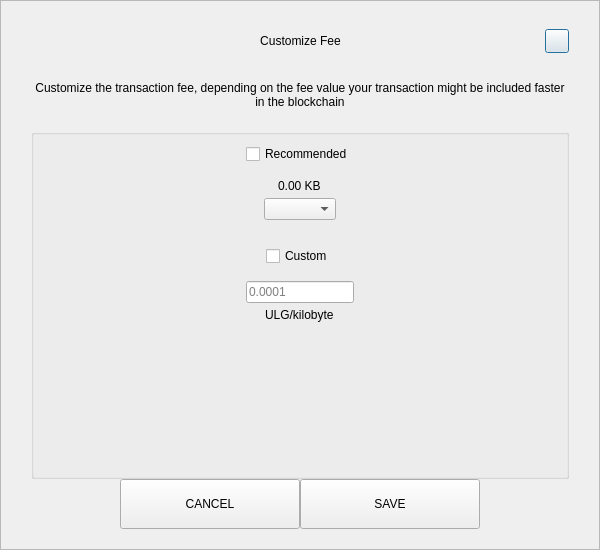
<?xml version="1.0" encoding="UTF-8"?>
<ui version="4.0">
 <class>SendCustomFeeDialog</class>
 <widget class="QDialog" name="SendCustomFeeDialog">
  <property name="geometry">
   <rect>
    <x>0</x>
    <y>0</y>
    <width>600</width>
    <height>550</height>
   </rect>
  </property>
  <property name="windowTitle">
   <string>Form</string>
  </property>
  <layout class="QVBoxLayout" name="verticalLayout_3">
   <property name="spacing">
    <number>0</number>
   </property>
   <property name="leftMargin">
    <number>0</number>
   </property>
   <property name="topMargin">
    <number>0</number>
   </property>
   <property name="rightMargin">
    <number>0</number>
   </property>
   <property name="bottomMargin">
    <number>0</number>
   </property>
   <item>
    <widget class="QFrame" name="frame">
     <property name="styleSheet">
      <string notr="true"/>
     </property>
     <property name="frameShape">
      <enum>QFrame::StyledPanel</enum>
     </property>
     <property name="frameShadow">
      <enum>QFrame::Raised</enum>
     </property>
     <layout class="QVBoxLayout" name="verticalLayout_2">
      <property name="spacing">
       <number>0</number>
      </property>
      <property name="leftMargin">
       <number>30</number>
      </property>
      <property name="topMargin">
       <number>20</number>
      </property>
      <property name="rightMargin">
       <number>30</number>
      </property>
      <property name="bottomMargin">
       <number>20</number>
      </property>
      <item>
       <layout class="QHBoxLayout" name="horizontalLayout_3">
        <property name="spacing">
         <number>0</number>
        </property>
        <item>
         <spacer name="horizontalSpacer_21">
          <property name="orientation">
           <enum>Qt::Horizontal</enum>
          </property>
          <property name="sizeHint" stdset="0">
           <size>
            <width>40</width>
            <height>20</height>
           </size>
          </property>
         </spacer>
        </item>
        <item>
         <widget class="QLabel" name="labelTitle">
          <property name="minimumSize">
           <size>
            <width>0</width>
            <height>40</height>
           </size>
          </property>
          <property name="maximumSize">
           <size>
            <width>16777215</width>
            <height>40</height>
           </size>
          </property>
          <property name="styleSheet">
           <string notr="true">padding-left:24px;</string>
          </property>
          <property name="text">
           <string>Customize Fee</string>
          </property>
          <property name="alignment">
           <set>Qt::AlignCenter</set>
          </property>
          <property name="margin">
           <number>7</number>
          </property>
         </widget>
        </item>
        <item>
         <spacer name="horizontalSpacer">
          <property name="orientation">
           <enum>Qt::Horizontal</enum>
          </property>
          <property name="sizeHint" stdset="0">
           <size>
            <width>40</width>
            <height>20</height>
           </size>
          </property>
         </spacer>
        </item>
        <item>
         <widget class="QPushButton" name="btnEsc">
          <property name="minimumSize">
           <size>
            <width>24</width>
            <height>24</height>
           </size>
          </property>
          <property name="maximumSize">
           <size>
            <width>24</width>
            <height>24</height>
           </size>
          </property>
          <property name="text">
           <string/>
          </property>
         </widget>
        </item>
       </layout>
      </item>
      <item>
       <spacer name="verticalSpacer_2">
        <property name="orientation">
         <enum>Qt::Vertical</enum>
        </property>
        <property name="sizeType">
         <enum>QSizePolicy::Fixed</enum>
        </property>
        <property name="sizeHint" stdset="0">
         <size>
          <width>20</width>
          <height>20</height>
         </size>
        </property>
       </spacer>
      </item>
      <item>
       <widget class="QLabel" name="labelMessage">
        <property name="text">
         <string>Customize the transaction fee, depending on the fee value your transaction might be included faster in the blockchain</string>
        </property>
        <property name="alignment">
         <set>Qt::AlignCenter</set>
        </property>
        <property name="wordWrap">
         <bool>true</bool>
        </property>
       </widget>
      </item>
      <item>
       <spacer name="verticalSpacer_3">
        <property name="orientation">
         <enum>Qt::Vertical</enum>
        </property>
        <property name="sizeType">
         <enum>QSizePolicy::Fixed</enum>
        </property>
        <property name="sizeHint" stdset="0">
         <size>
          <width>20</width>
          <height>20</height>
         </size>
        </property>
       </spacer>
      </item>
      <item>
       <widget class="QGroupBox" name="groupBox">
        <property name="title">
         <string/>
        </property>
        <layout class="QVBoxLayout" name="verticalLayout">
         <property name="leftMargin">
          <number>12</number>
         </property>
         <property name="rightMargin">
          <number>12</number>
         </property>
         <item>
          <layout class="QVBoxLayout" name="verticalLayout_4">
           <property name="spacing">
            <number>5</number>
           </property>
           <item alignment="Qt::AlignHCenter">
            <widget class="QCheckBox" name="checkBoxRecommended">
             <property name="text">
              <string>Recommended</string>
             </property>
            </widget>
           </item>
           <item>
            <spacer name="verticalSpacer_5">
             <property name="orientation">
              <enum>Qt::Vertical</enum>
             </property>
             <property name="sizeType">
              <enum>QSizePolicy::Fixed</enum>
             </property>
             <property name="sizeHint" stdset="0">
              <size>
               <width>20</width>
               <height>10</height>
              </size>
             </property>
            </spacer>
           </item>
           <item alignment="Qt::AlignHCenter">
            <widget class="QLabel" name="labelFee">
             <property name="text">
              <string>0.00 KB</string>
             </property>
            </widget>
           </item>
           <item alignment="Qt::AlignHCenter">
            <widget class="QComboBox" name="comboBoxRecommended"/>
           </item>
          </layout>
         </item>
         <item>
          <spacer name="verticalSpacer">
           <property name="orientation">
            <enum>Qt::Vertical</enum>
           </property>
           <property name="sizeType">
            <enum>QSizePolicy::Fixed</enum>
           </property>
           <property name="sizeHint" stdset="0">
            <size>
             <width>20</width>
             <height>20</height>
            </size>
           </property>
          </spacer>
         </item>
         <item>
          <layout class="QVBoxLayout" name="verticalLayout_5">
           <property name="spacing">
            <number>5</number>
           </property>
           <item alignment="Qt::AlignHCenter">
            <widget class="QCheckBox" name="checkBoxCustom">
             <property name="text">
              <string>Custom</string>
             </property>
            </widget>
           </item>
           <item>
            <spacer name="verticalSpacer_6">
             <property name="orientation">
              <enum>Qt::Vertical</enum>
             </property>
             <property name="sizeType">
              <enum>QSizePolicy::Fixed</enum>
             </property>
             <property name="sizeHint" stdset="0">
              <size>
               <width>20</width>
               <height>10</height>
              </size>
             </property>
            </spacer>
           </item>
           <item alignment="Qt::AlignHCenter">
            <widget class="QLineEdit" name="lineEditCustomFee">
             <property name="placeholderText">
              <string notr="true">0.0001</string>
             </property>
            </widget>
           </item>
           <item alignment="Qt::AlignHCenter">
            <widget class="QLabel" name="labelCustomFee">
             <property name="text">
              <string>ULG/kilobyte</string>
             </property>
            </widget>
           </item>
          </layout>
         </item>
         <item>
          <spacer name="verticalSpacer_4">
           <property name="orientation">
            <enum>Qt::Vertical</enum>
           </property>
           <property name="sizeHint" stdset="0">
            <size>
             <width>20</width>
             <height>40</height>
            </size>
           </property>
          </spacer>
         </item>
        </layout>
       </widget>
      </item>
      <item>
       <layout class="QHBoxLayout" name="horizontalLayout" stretch="1,2,2,1">
        <item>
         <spacer name="horizontalSpacer1">
          <property name="orientation">
           <enum>Qt::Horizontal</enum>
          </property>
          <property name="sizeHint" stdset="0">
           <size>
            <width>40</width>
            <height>20</height>
           </size>
          </property>
         </spacer>
        </item>
        <item>
         <widget class="QPushButton" name="btnCancel">
          <property name="minimumSize">
           <size>
            <width>180</width>
            <height>50</height>
           </size>
          </property>
          <property name="focusPolicy">
           <enum>Qt::NoFocus</enum>
          </property>
          <property name="text">
           <string>CANCEL</string>
          </property>
         </widget>
        </item>
        <item>
         <widget class="QPushButton" name="btnSave">
          <property name="minimumSize">
           <size>
            <width>180</width>
            <height>50</height>
           </size>
          </property>
          <property name="focusPolicy">
           <enum>Qt::NoFocus</enum>
          </property>
          <property name="text">
           <string>SAVE</string>
          </property>
         </widget>
        </item>
        <item>
         <spacer name="horizontalSpacer_2">
          <property name="orientation">
           <enum>Qt::Horizontal</enum>
          </property>
          <property name="sizeHint" stdset="0">
           <size>
            <width>40</width>
            <height>20</height>
           </size>
          </property>
         </spacer>
        </item>
       </layout>
      </item>
     </layout>
    </widget>
   </item>
  </layout>
 </widget>
 <resources/>
 <connections/>
</ui>
